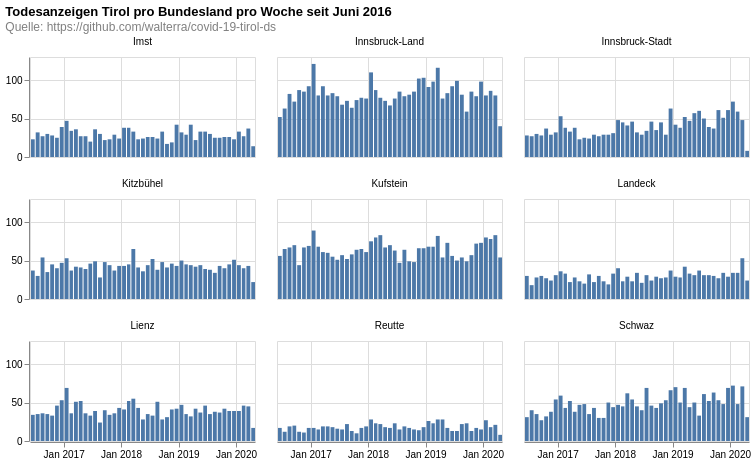

Source (Vega-Lite JSON):
### Vega-Lite specification from a JSON file in a GitHub repository (floating-point values rounded to 4 significant figures; data arrays with more than 128 entries replaced by an {"elided": "..."} marker saying what was removed)
{"$schema": "https://vega.github.io/schema/vega-lite/v4.8.1.json", "columns": 3, "config": {"view": {"continuousHeight": 300, "continuousWidth": 400}}, "data": {"name": "data-5037e005527283abb0c8a4302482f0e4"}, "datasets": {"data-5037e005527283abb0c8a4302482f0e4": {"elided": "9149 records"}}, "facet": {"field": "district", "title": null, "type": "nominal"}, "spec": {"layer": [{"encoding": {"tooltip": [{"field": "date", "timeUnit": "yearmonth", "type": "temporal"}, {"aggregate": "sum", "field": "count", "type": "quantitative"}], "x": {"field": "date", "timeUnit": "yearmonth", "title": null, "type": "temporal"}, "y": {"aggregate": "sum", "field": "count", "title": null, "type": "quantitative"}}, "height": 100, "mark": "bar", "width": 225}]}, "title": {"color": "black", "subtitle": ["Quelle: https://github.com/walterra/covid-19-tirol-ds"], "subtitleColor": "gray", "text": ["Todesanzeigen Tirol pro Bundesland pro Woche seit Juni 2016"]}}
